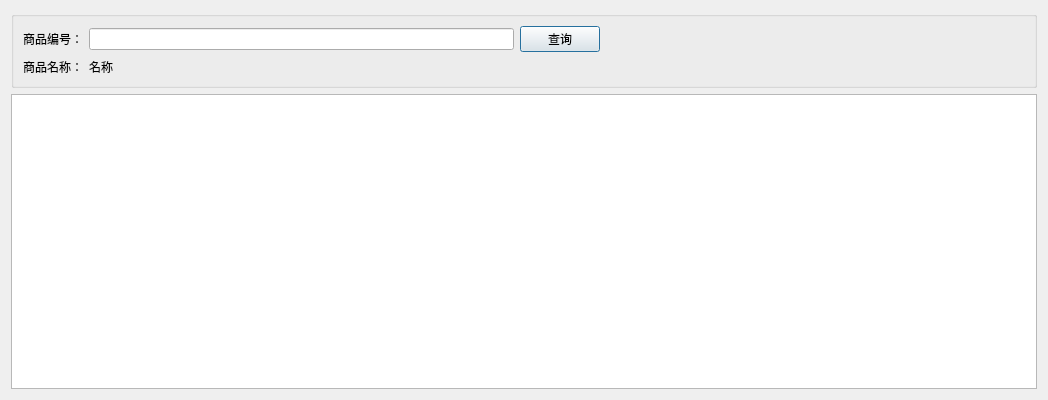
<?xml version="1.0" encoding="UTF-8"?>
<ui version="4.0">
 <class>c_outofstock</class>
 <widget class="QDialog" name="c_outofstock">
  <property name="geometry">
   <rect>
    <x>0</x>
    <y>0</y>
    <width>1048</width>
    <height>400</height>
   </rect>
  </property>
  <property name="windowTitle">
   <string>Dialog</string>
  </property>
  <layout class="QVBoxLayout" name="verticalLayout">
   <item>
    <widget class="QGroupBox" name="groupBox">
     <property name="title">
      <string/>
     </property>
     <layout class="QGridLayout" name="gridLayout">
      <item row="0" column="1">
       <widget class="QLineEdit" name="code"/>
      </item>
      <item row="2" column="1">
       <widget class="QLabel" name="label_4">
        <property name="text">
         <string>名称</string>
        </property>
       </widget>
      </item>
      <item row="0" column="0">
       <widget class="QLabel" name="label">
        <property name="text">
         <string>商品编号：</string>
        </property>
       </widget>
      </item>
      <item row="2" column="0">
       <widget class="QLabel" name="label_3">
        <property name="text">
         <string>商品名称：</string>
        </property>
       </widget>
      </item>
      <item row="0" column="3">
       <spacer name="horizontalSpacer">
        <property name="orientation">
         <enum>Qt::Horizontal</enum>
        </property>
        <property name="sizeHint" stdset="0">
         <size>
          <width>40</width>
          <height>20</height>
         </size>
        </property>
       </spacer>
      </item>
      <item row="0" column="2">
       <widget class="QPushButton" name="query">
        <property name="text">
         <string>查询</string>
        </property>
       </widget>
      </item>
     </layout>
    </widget>
   </item>
   <item>
    <widget class="QTableWidget" name="tableWidget"/>
   </item>
  </layout>
 </widget>
 <resources/>
 <connections/>
</ui>
